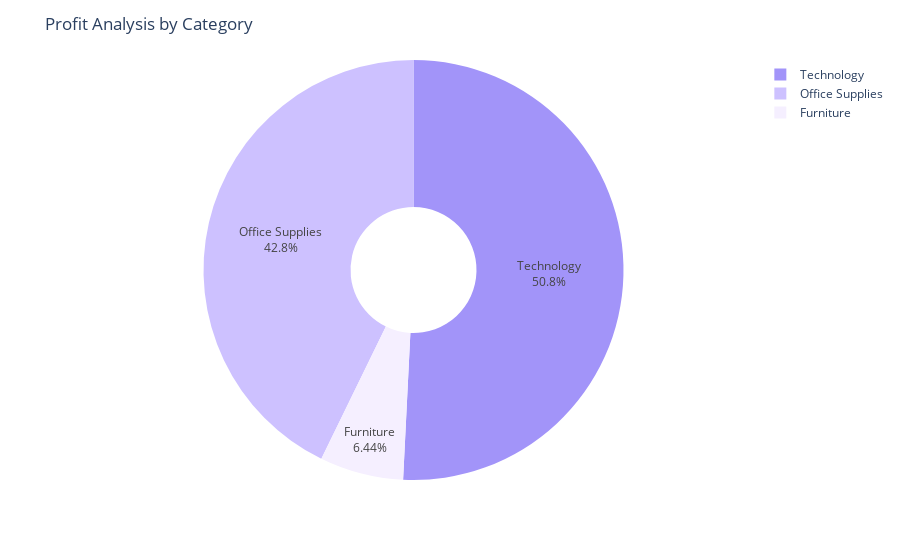

Write notebook code for a chart like this one.
### Code cell
purple_shades = ['#A294F9', '#CDC1FF', '#F5EFFF']
fig = px.pie(profit_by_category,
            names = 'Category',
            values = 'Profit',
            hole = 0.3,
            color_discrete_sequence = purple_shades
            )
fig.update_traces(textposition = 'inside', textinfo = 'percent+label')
fig.update_layout(title_text = 'Profit Analysis by Category')
fig.show()

### Figure 1 — Plotly figure (JSON) as saved in the notebook; plotly's stock layout.template omitted (floating-point values rounded to 4 significant figures)
{"data": [{"domain": {"x": [0, 1], "y": [0, 1]}, "hole": 0.3, "hovertemplate": "Category=%{label}<br>Profit=%{value}<extra></extra>", "labels": ["Furniture", "Office Supplies", "Technology"], "legendgroup": "", "name": "", "showlegend": true, "textinfo": "percent+label", "textposition": "inside", "type": "pie", "values": [18450.0, 122500.0, 145500.0]}], "layout": {"autosize": true, "legend": {"tracegroupgap": 0}, "margin": {"t": 60}, "piecolorway": ["#A294F9", "#CDC1FF", "#F5EFFF"], "title": {"text": "Profit Analysis by Category"}}}
